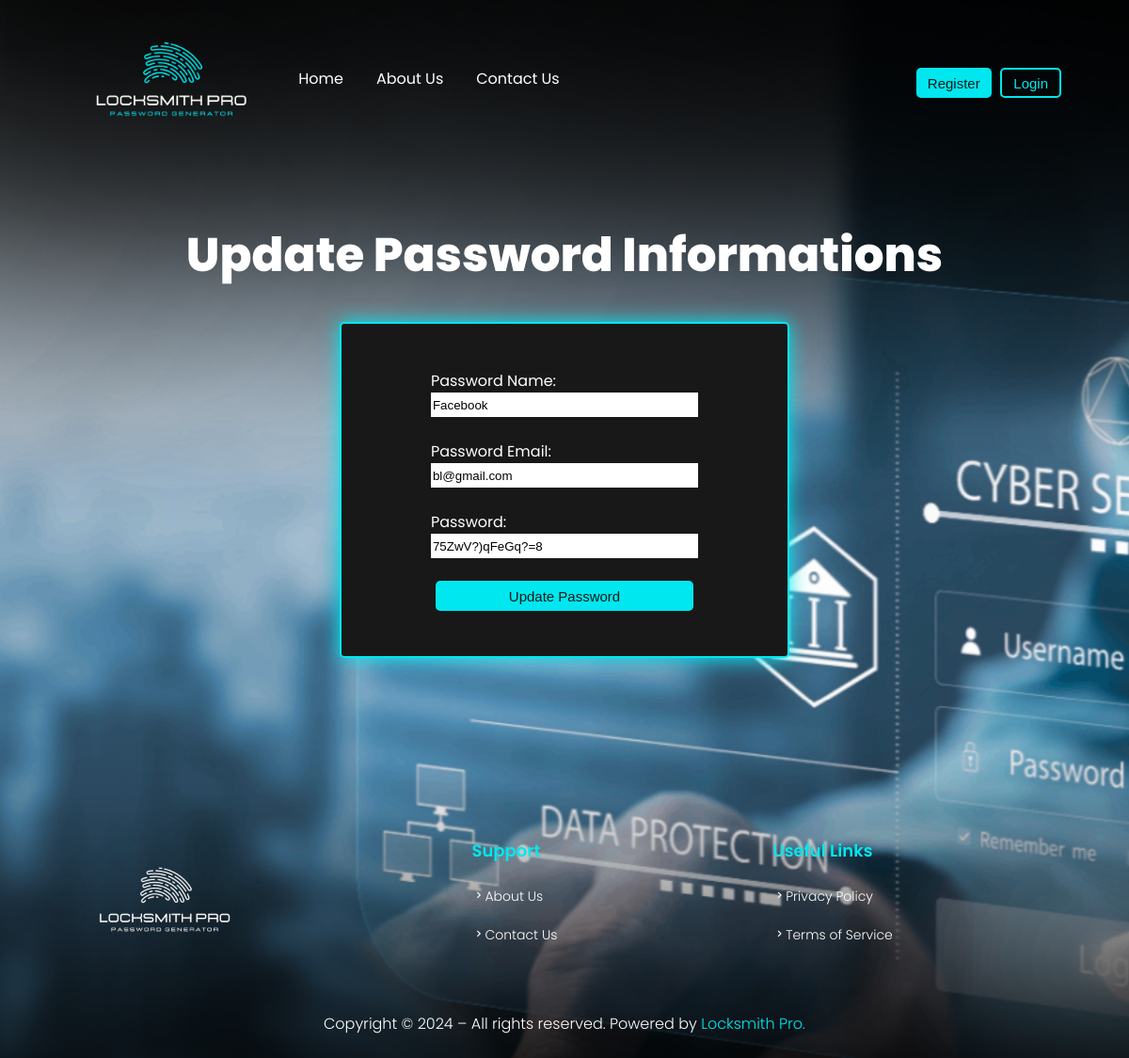
The app's page /update/6, older data.
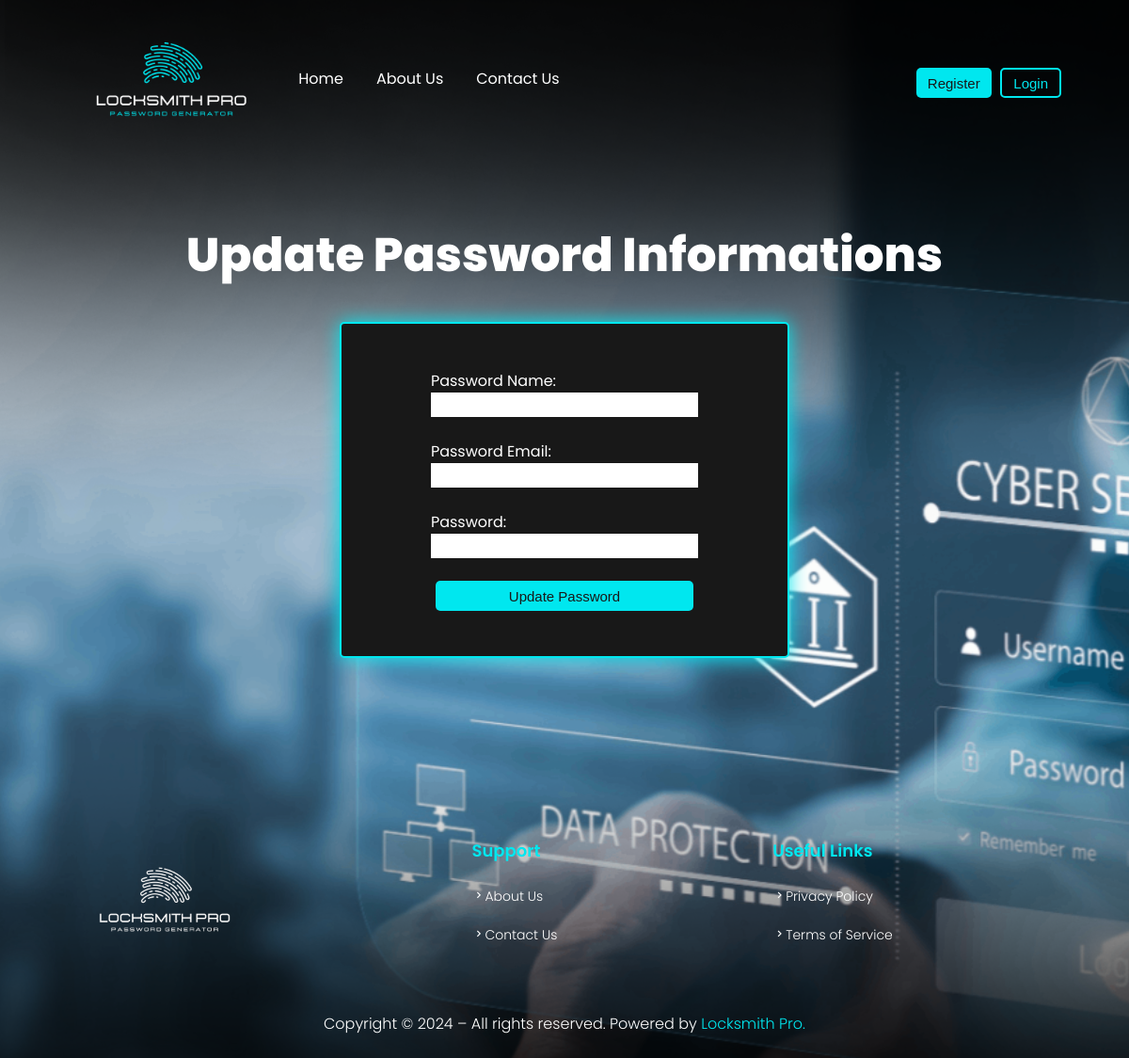
The same page, newer data.
### models.py (models this page shows, shortened)
class SavedPassword(db.Model):
    id = db.Column(db.Integer, primary_key=True)
    user_id = db.Column(db.Integer, db.ForeignKey('user.id'), nullable=False)
    password_name = db.Column(db.String(100), nullable=False)
    password_email = db.Column(db.String(100), nullable=False)
    password = db.Column(db.String(100), nullable=False)
    user = db.relationship('User', backref=db.backref('saved_passwords', lazy=True))

### locksmith.py (the view)
@app.route('/update/<int:id>', methods=['GET', 'POST'])
def update(id):
    update = SavedPassword.query.get(id)
    if request.method == 'POST':
        update.password_name = request.form.get('name')
        update.password_email = request.form.get('email')
        update.password = request.form.get('password')
        try:
            db.session.commit()
            return redirect('/dashboard')
        except Exception as e:
            return "There was a problem updating the password"
    else:
        return render_template('update.html', update=update)

### templates/update.html (shortened to what this page needs)
{% extends 'base.html' %}
{% block content %}
<h1>Update Password Informations</h1>
<div class="form-login">
    <form action="/update/{{ update.id }}" method="POST">
        <label for="name">Password Name:</label>
        <input type="text" id="name" name="name" value="{{ update.password_name }}" required>
        <label for="email">Password Email:</label>
        <input type="email" id="email" name="email" value="{{ update.password_email }}" required>
        <label for="password">Password:</label>
        <input type="text" id="password" name="password" value="{{ update.password }}" required>
        <button type="submit">Update Password</button>
    </form>
</div>
{% endblock content %}

### templates/base.html (shortened to what this page needs)
<!DOCTYPE html>
<html lang="en">
<head>
    <link rel="stylesheet" href="{{ url_for('static', filename='css/styles.css') }}">
    <link href='https://unpkg.com/boxicons@2.1.4/css/boxicons.min.css' rel='stylesheet'>
</head>
<body>
    <section class="header">
        <img src="{{ url_for('static', filename='img/1.png') }}" alt="logo">
        <nav class="header-menu">
            <ul class="nav-list">
                <li><a href="/">Home</a></li>
                <li><a href="/about">About Us</a></li>
                <li><a href="/contact">Contact Us</a></li>
            </ul>
        </nav>
        {% if session.logged_in %}
            <a href="/dashboard"><button id="bt1" >Dashboard</button></a>
            <a href="/logout" ><button id="bt2">Logout</button></a>
        {% else %}
            <a href="/register"><button id="bt1" >Register</button></a>
            <a href="/login"><button id="bt2" >Login</button></a>
        {% endif %}
    </section>
    {% block content %}{% endblock content %}
    <section class="footer">
        <img src="{{ url_for('static', filename='img/2.png') }}" alt="logo" id="logo">
        <div class="footer-menu">
            <div class="links">Support
                <nav class="info">
                    <a href="/about"><i class='bx bx-chevron-right'></i>About Us</a>
                    <a href="/contact"><i class='bx bx-chevron-right'></i>Contact Us</a>
                </nav>
            </div>
            <div class="links">Useful Links
                <nav class="info">
                    <a href="/privacy-policy"><i class='bx bx-chevron-right'></i>Privacy Policy</a>
                    <a href="/terms"><i class='bx bx-chevron-right'></i>Terms of Service</a>
                </nav>
            </div>
        </div>
    </section>
    <div class="copyright">
        <p>Copyright © 2024 – All rights reserved. Powered by <a href="#">Locksmith Pro.</a></p>
    </div>
</body>
</html>

### static/css/styles.css (style rules this page uses)
body { display: flex; flex-direction: column; background-color: black; justify-content: center; align-items: center; color: #fff; background-image: url(/Locksmith-Pro/static/img/background.png); }
.header { display: flex; justify-content: space-between; align-items: center; margin: 0 1rem; width: 90%; height: 10rem; margin-bottom: 2rem; }
.header img { width: 230px; }
.header-menu { color: #fff; display: flex; justify-content: space-between; align-items: center; padding: 10px 20px; width: 70%; }
.header .header-menu a { margin-right: 35px; color: #fff; font-size: 16px; font-family: Poppins, sans-serif; text-decoration: none; transition: .4s; }
.nav-list { list-style: none; display: flex; margin: 0; padding: 0; }
.nav-list li { display: inline; }
button { overflow: hidden; outline: none; border: none; border-radius: 5px; cursor: pointer; padding: 5px 12px; font-family: Poppins, sans-serif; margin: 0 0.3rem; }
#bt1 { background-color: #00E7EF; }
#bt2 { background-color: transparent; border: solid 2px #00E7EF; color: #00E7EF; }
h1 { font-family: Poppins, sans-serif; font-weight: 800; font-size: 50px; }
.footer { display: flex; justify-content: space-between; align-items: center; margin: 5rem 0 0 1rem; width: 90%; }
.footer #logo { width: 200px; cursor: pointer; }
.footer-menu { display: flex; justify-content: start; align-items: start; grid-row: 20px; width: 60%; }
.footer-menu .links { width: 100%; font-size: 18px; color: #00E7EF; font-weight: 600; font-family: Poppins, sans-serif; }
.footer-menu .info { display: flex; flex-direction: column; margin: 15px 0; width: 100%; }
.footer .footer-menu .links .info a { margin-right: 25px; color: #fff; font-size: 14px; font-family: Poppins, sans-serif; font-weight: 300; text-decoration: none; transition: .4s; margin: 10px 0; }
.copyright { display: flex; margin: 0; padding: 0; justify-content: center; align-items: center; }
.copyright p { font-size: 16px; font-family: Poppins, sans-serif; font-weight: 300; }
.copyright p a { color: #00E7EF; text-decoration: none; transition: .4s; }
ul { list-style-type: disc; margin-left: 20px; }
ul li { margin-bottom: 10px; }
.form-cont, .form-register, .form-login { display: flex; flex-direction: column; align-items: center; justify-content: center; width: 40%; background-color: #181818; border: 2px solid #00E7EF; border-radius: 5px; box-shadow: 0 0 20px rgba(0, 231, 239, 1); margin-bottom: 5rem; font-family: Poppins, sans-serif; padding: 3rem 0; }
form { width: 60%; display: flex; flex-direction: column; justify-content: center; margin: 0; padding: 0; }
input { height:1.5rem; margin-bottom: 1.5rem; border: none; outline: none; }
button { height: 2rem; background-color: #00E7EF; color: #181818; font-family: Poppies, sans-serif; font-weight: 500; overflow: none; border: none; border-radius: 5px; cursor: pointer; font-size: 15px; }
p { font-size: 16px; font-family: Poppins, sans-serif; }

Row changes from the older to the newer data that the page shows:
removed SavedPassword: name "Facebook", email "bl@gmail.com", password "75ZwV?)qFeGq?=8"
